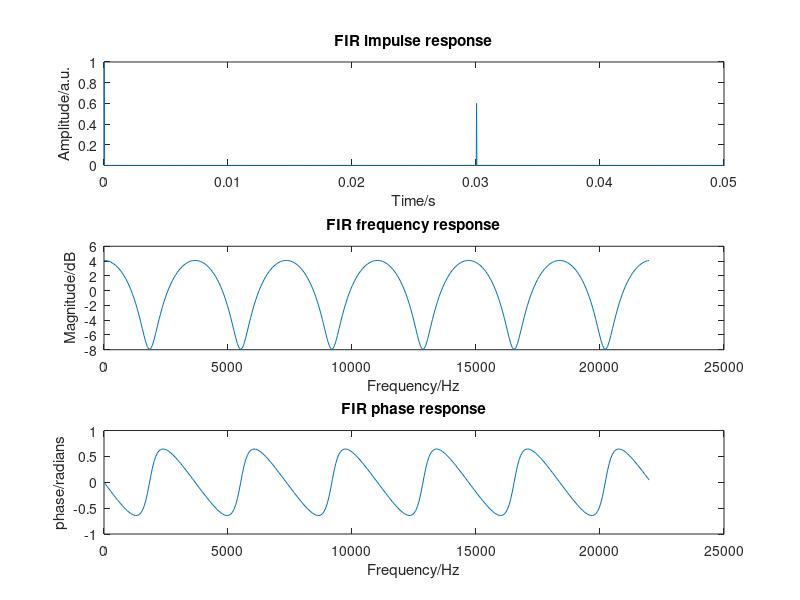
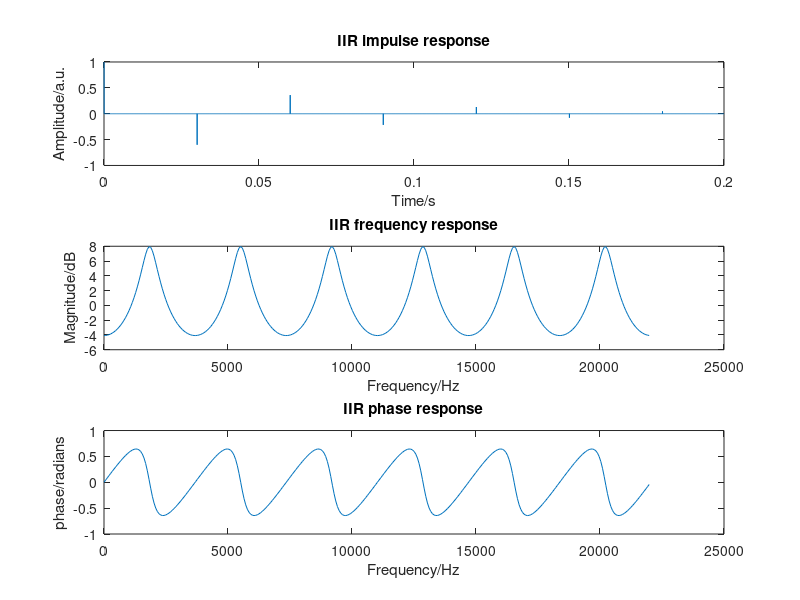

Recreate these plots in MATLAB, in order. (Note: this script raises an error after producing the figures.)
clear all

%some of the parameters
fs = 44100; %sampling frequency in Hz
alpha = 0.6; %reflection attenuation
tau = 0.03; % delay in s
delay_samples = fix(tau*fs); % the delay in samples

%time vector to plot impulse response
t_ma = 1/fs:1/fs:0.2;


%produces an impulse at zero
delta_input = [ones(1,1);zeros(length(t_ma)-1,1)];


%the numerator and denominator for the FIR filter
num = [1;zeros(delay_samples,1);alpha];
den = [1;zeros(delay_samples+1,1)];

%creates the finite impulse response 
h_fir = filter(num,den,delta_input);

[h,f] = freqz(num,den,328,fs);

%plotting the results for the FIR filter
figure(1)
subplot(3,1,1)
plot(t_ma,h_fir)
title('FIR impulse response')
xlabel('Time/s')
ylabel('Amplitude/a.u.')
xlim([0 0.05])

subplot(3,1,2)
plot(f,20*log10(abs(h)))
title('FIR frequency response')
xlabel('Frequency/Hz')
ylabel('Magnitude/dB')

subplot(3,1,3)
plot(f,angle(h))
title('FIR phase response')
xlabel('Frequency/Hz')
ylabel('phase/radians')


%the numerator and denominator for the IIR filter
num_iir = den;
den_iir = num;

%creates the infinite impulse response 
h_iir = filter(num_iir,den_iir,delta_input);

[h2,f2] = freqz(num_iir,den_iir,328,fs);

%plotting the results of the IIR filter
figure(2)
subplot(3,1,1)
plot(t_ma,h_iir)
title('IIR impulse response')
xlabel('Time/s')
ylabel('Amplitude/a.u.')

subplot(3,1,2)
plot(f2,20*log10(abs(h2)))
title('IIR frequency response')
xlabel('Frequency/Hz')
ylabel('Magnitude/dB')

subplot(3,1,3)
plot(f2,angle(h2))
title('IIR phase response')
xlabel('Frequency/Hz')
ylabel('phase/radians')



% let's load a .wav file and convolve it with our IR!
[y, fs_y] = audioread(['C:', filesep, 'Users', filesep, 'liamg', filesep, 'OneDrive', filesep, 'Documents', filesep, 'DTU DSP 22051', filesep, 'sounds', filesep, 'mini-me_short.wav']);



% in case you'll load a stereo signal you might want to go MONO
y = y(:);       % we fist make it column vectors
y = y(:,1);     % and then we only use the first column

% Now we need to see if the sampling frequencies match! If not, sample to
% the fs of the audio signal
if (fs~=fs_y)
    h_ir_resample = resample(h_iir, fs_y, fs);
    out = conv(h_ir_resample, y);
else
    out = conv(h_iir, y);
end
            
% normalize the amplitude that you don't blow your ears
out = out/max(out)*.5;

%filtering the audio in the FIR and IIR filters
filtered_audio_fir = filter(num,den,y);
filtered_audio_iir = filter(num_iir,den_iir,y);

%plotting the differences between unfiltered, FIR, and IIR
figure(3)
subplot(3,1,1)
plot(y)
title('Unfiltered mini-me audio')
xlabel('Time/s')
ylabel('Amplitude/a.u.')

subplot(3,1,2)
plot(filtered_audio_fir)
title('FIR mini-me audio')
xlabel('Time/s')
ylabel('Amplitude/a.u.')

subplot(3,1,3)
plot(filtered_audio_iir)
title('IIR mini-me audio')
xlabel('Time/s')
ylabel('Amplitude/a.u.')


%>> clear sound
%plays the sound of the FIR filter
%sound(out, fs_y)

